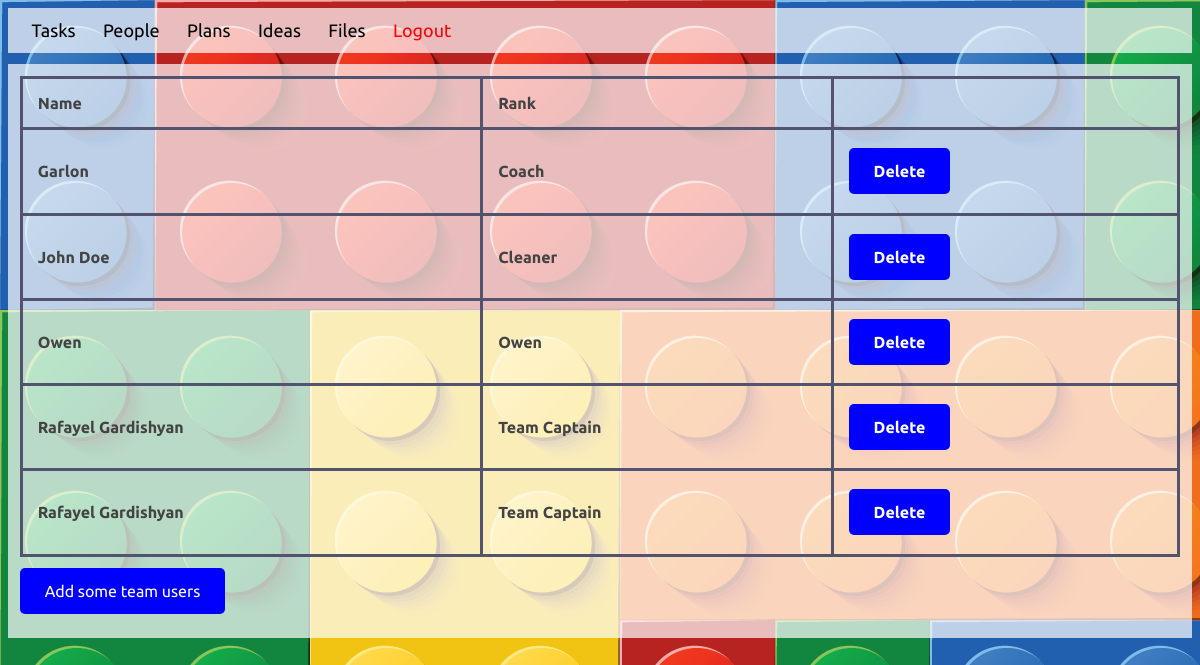
Before: /people/ (signed in) with the older database file.
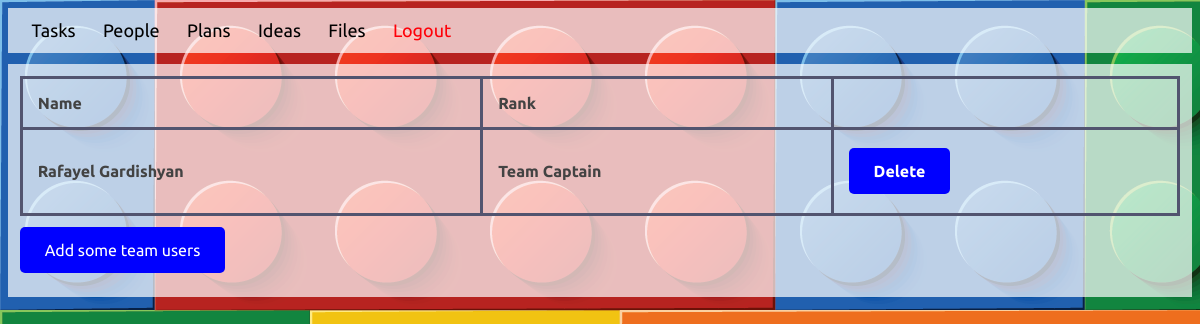
After: the same page with the newer database file.
### People/models.py (models this page shows, shortened)
class People(models.Model):
    name = models.CharField(max_length=100)
    birthDate = models.DateField()
    rang = models.CharField(max_length=50)
    secretKey = models.CharField(max_length=5, verbose_name="Secret Key")
    slug = models.CharField(max_length=100)
    def getdeletelink(self):
        return reverse('people', args=[self.slug])

### People/views.py (the view)
# urls.py: path('', sv.index),
def index(request):
    if request.session.get('logged_in'):
        people = People.objects.order_by('name')
        template = loader.get_template('people/index.html')
        context = {
            'people': people,
        }
        return HttpResponse(template.render(context, request))
    else:
        return redirect('/')

### People/templates/people/index.html (shortened to what this page needs)
{% extends "base.html"  %}
{% block content %}
<div class="content">
{% if people %}
    <table class="peopletable">
    <tr class="peopletable">
        <th class="peopletable">Name</th>
        <th class="peopletable">Rank</th>
    </tr class="peopletable">
    {% for one in people %}
    <tr class="peopletable">
        <th class="peopletable">{{ one.name }}</th>
        <th class="peopletable">{{one.rang}}</th>
        <th class="peopletable"><a class="link" href='{{ one.getdeletelink}}'>Delete</a></th>
    </tr>
    {% endfor %}
    </table>
{% else %}
    <p>No people are available.</p>
{% endif %}
<a class="link" href="/people/add"> Add some team users </a>
</div>
{% endblock %}

### People/templates/base.html (shortened to what this page needs)
<!DOCTYPE html>
<html>
<head>
    {% load static %}
    <link rel="stylesheet" href="{% static "style.css" %}">
<body>
    <div class="navbar">
        <div class="section-inner clearfix">
		<nav>
			<a class="navlink" href="/tasks">Tasks</a>
			<a class="navlink" href="/people">People</a>
			<a class="navlink" href="/plans">Plans</a>
			<a class="navlink" href="/ideas">Ideas</a>
			<a class="navlink" href="/files">Files</a>
			<a class="logout" href="/logout">Logout</a>
		</nav>
		</div>
	</div>
    {% block content %}
    {% endblock %}
</body>
</html>

### People/static/style.css (style rules this page uses)
* { font-family: 'Ubuntu', sans-serif; }
body { background: url("background.png"); }
.navbar { font-size: large; background-color: rgba(255, 255, 255, 0.7); display: block; padding: 1%; }
.navlink { color: #000; text-decoration: none; transition: 1000ms; padding: 1%; }
.logout { color: #ff0008; text-decoration: none; transition: 1000ms; padding: 1%; }
.content { margin-top: 1%; background-color: rgba(255, 255, 255, 0.7); display: block; padding: 1%; }
.content { color: #434343; text-decoration: none; }
.link { margin-top: 1%; margin-bottom: 1%; border-radius: 5px; }
.link:link, .link:visited { background-color: #0000ff; color: white; padding: 14px 25px; text-align: center; text-decoration: none; display: inline-block; }
th { text-align: left; }
table.peopletable, td.peopletable, th.peopletable { border: 3px solid #52546f; text-align: left; }
table.peopletable { border-collapse: collapse; width: 100%; }
th.peopletable, td.peopletable { padding: 15px; }

Changed rows visible on the page:
removed People: name "Garlon", rang "Coach"
removed People: name "John Doe", rang "Cleaner"
removed People: name "Owen", rang "Owen"
removed People: name "Rafayel Gardishyan", rang "Team Captain"
